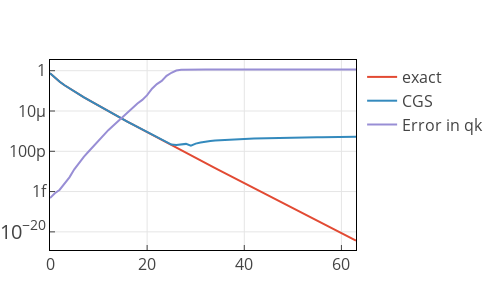

The notebook cell saved with this chart:
### Code cell
n = 64
m = 128

Q = orthogonal_matrix(m,n)
R = triu(Float64[ 2.0^(-i)/j for i=1:n, j=1:n ])
# R has decaying entries on the diagonal

A = Q*R
CGS = geqrfCGS!(A)

e = zeros(n)
for j=1:n
    e[j] = norm(Q[:,j]-A[:,j])
end

line1 = scatter(y=diag(R),name="exact")
line2 = scatter(y=diag(CGS),name="CGS")
line3 = scatter(y=e,name="Error in qk")
plot([line1, line2, line3],Layout(yaxis_type="log"))

### Figure 1 — Plotly figure (JSON) as saved in the notebook; plotly's stock layout.template omitted (floating-point values rounded to 4 significant figures)
{"data": [{"marker": {"color": "#E24A33", "line": {"color": "#348ABD", "width": 0.5}, "size": 10}, "name": "exact", "type": "scatter", "y": [0.5, 0.125, 0.04167, 0.01562, 0.00625, 0.002604, 0.001116, 0.0004883, 0.000217, 9.766e-05, 4.439e-05, 2.035e-05, 9.39e-06, 4.36e-06, 2.035e-06, 9.537e-07, 4.488e-07, 2.119e-07, 1.004e-07, 4.768e-08, 2.271e-08, 1.084e-08, 5.183e-09, 2.484e-09, 1.192e-09, 5.731e-10, 2.759e-10, 1.33e-10, 6.423e-11, 3.104e-11, 1.502e-11, 7.276e-12, 3.528e-12, 1.712e-12, 8.315e-13, 4.042e-13, 1.966e-13, 9.574e-14, 4.664e-14, 2.274e-14, 1.109e-14, 5.414e-15, 2.644e-15, 1.292e-15, 6.316e-16, 3.089e-16, 1.512e-16, 7.401e-17, 3.625e-17, 1.776e-17, 8.708e-18, 4.27e-18, 2.095e-18, 1.028e-18, 5.046e-19, 2.478e-19, 1.217e-19, 5.982e-20, 2.94e-20, 1.446e-20, 7.11e-21, 3.497e-21, 1.721e-21, 8.47e-22]}, {"marker": {"color": "#348ABD", "line": {"color": "#348ABD", "width": 0.5}, "size": 10}, "name": "CGS", "type": "scatter", "y": [0.5, 0.125, 0.04167, 0.01562, 0.00625, 0.002604, 0.001116, 0.0004883, 0.000217, 9.766e-05, 4.439e-05, 2.035e-05, 9.39e-06, 4.36e-06, 2.035e-06, 9.537e-07, 4.488e-07, 2.119e-07, 1.004e-07, 4.768e-08, 2.271e-08, 1.084e-08, 5.184e-09, 2.487e-09, 1.224e-09, 6.786e-10, 6.209e-10, 7.644e-10, 8.285e-10, 4.917e-10, 8.931e-10, 1.203e-09, 1.596e-09, 1.93e-09, 2.203e-09, 2.431e-09, 2.647e-09, 2.883e-09, 3.105e-09, 3.309e-09, 3.491e-09, 3.668e-09, 3.833e-09, 4.012e-09, 4.177e-09, 4.35e-09, 4.491e-09, 4.639e-09, 4.779e-09, 4.916e-09, 5.022e-09, 5.152e-09, 5.275e-09, 5.393e-09, 5.499e-09, 5.6e-09, 5.692e-09, 5.784e-09, 5.885e-09, 5.981e-09, 6.063e-09, 6.149e-09, 6.224e-09, 6.3e-09]}, {"marker": {"color": "#988ED5", "line": {"color": "#348ABD", "width": 0.5}, "size": 10}, "name": "Error in qk", "type": "scatter", "y": [1.57e-16, 6.298e-16, 1.7e-15, 1.15e-14, 5.795e-14, 5.864e-13, 4.202e-12, 2.171e-11, 1.011e-10, 4.612e-10, 2.267e-09, 1.047e-08, 4.193e-08, 1.496e-07, 5.495e-07, 2.165e-06, 8.019e-06, 2.717e-05, 8.706e-05, 0.0002405, 0.0009233, 0.005923, 0.02218, 0.05344, 0.2279, 0.5576, 1.054, 1.285, 1.358, 1.369, 1.402, 1.41, 1.413, 1.414, 1.414, 1.414, 1.414, 1.414, 1.414, 1.414, 1.414, 1.414, 1.414, 1.414, 1.414, 1.414, 1.414, 1.414, 1.414, 1.414, 1.414, 1.414, 1.414, 1.414, 1.414, 1.414, 1.414, 1.414, 1.414, 1.414, 1.414, 1.414, 1.414, 1.414]}], "layout": {"font": {"size": 16}, "height": 300, "margin": {"b": 50, "l": 50, "r": 50, "t": 60}, "titlefont": {"size": 18}, "width": 500, "xaxis": {"gridcolor": "#E5E5E5", "linecolor": "black", "linewidth": 1, "mirror": true, "showgrid": true, "ticks": "inside", "titlefont": {"color": "#555555", "size": 18}, "zeroline": false}, "yaxis": {"gridcolor": "#E5E5E5", "linecolor": "black", "linewidth": 1, "mirror": true, "showgrid": true, "ticks": "inside", "titlefont": {"color": "#555555", "size": 18}, "type": "log", "zeroline": false}}}
